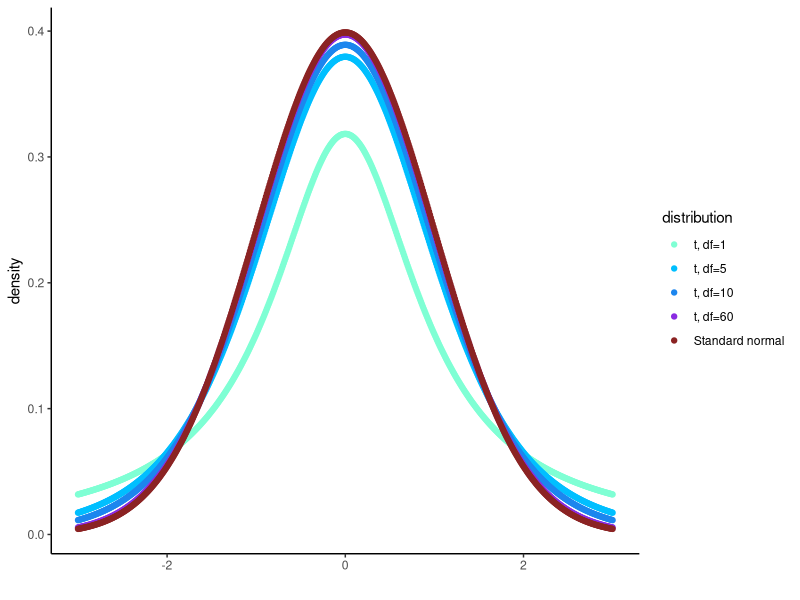
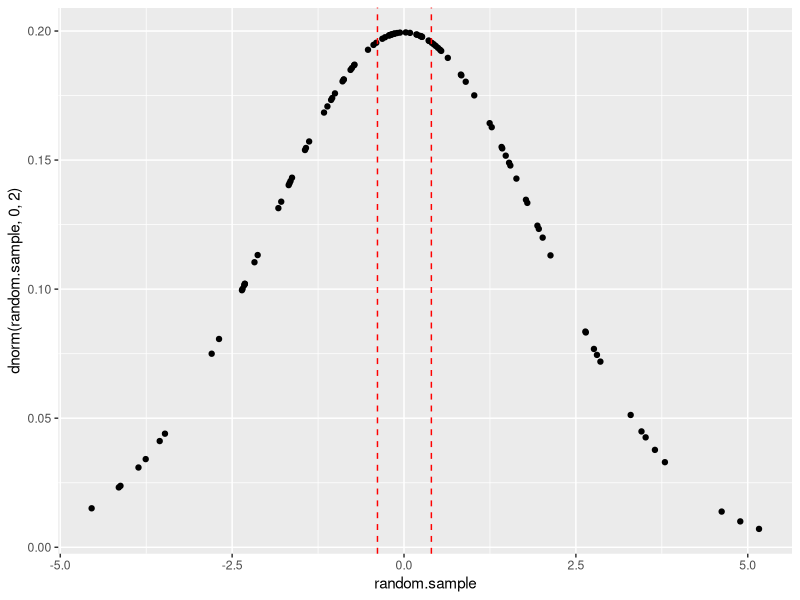
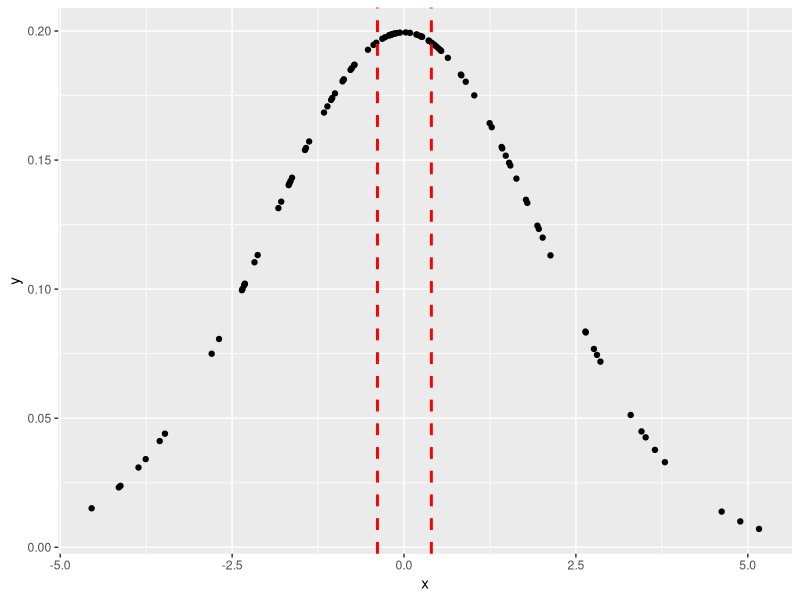
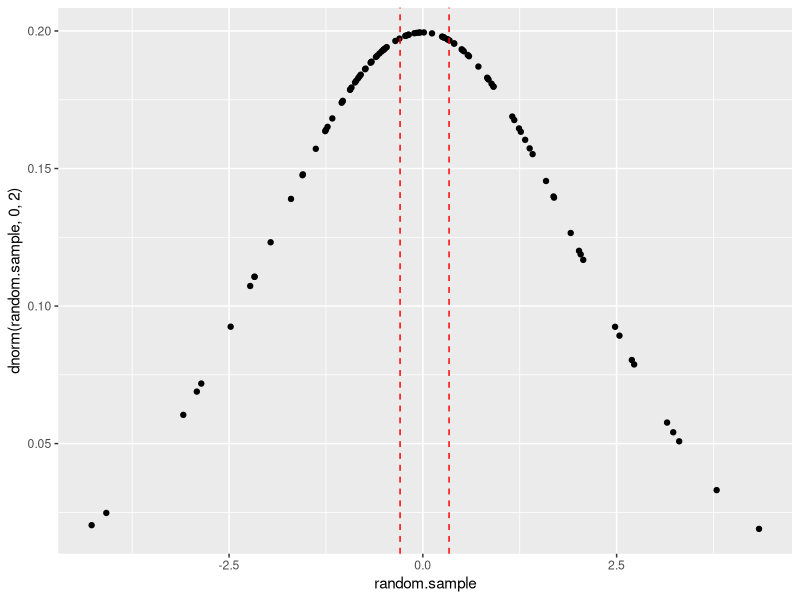
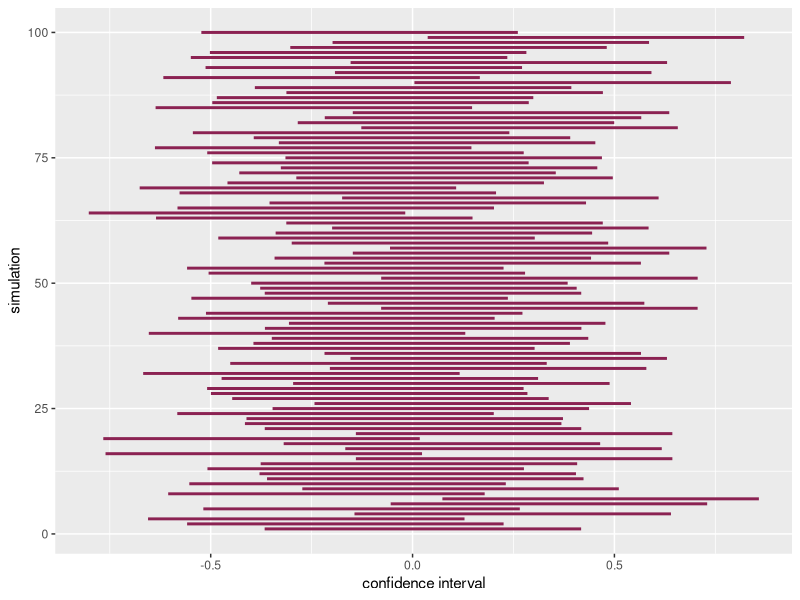

Write the R code that produced these figures, in order.
## ---- chunk 1
knitr::opts_chunk$set(echo = TRUE, comment = "#>", cache = FALSE)
library(tidyverse)
set.seed(100)
## ---- chunk 2
ggplot2::msleep
## ---- chunk 3
df <- msleep %>% drop_na()
df
## ---- chunk 4
df2 <- msleep %>% drop_na(sleep_rem)
df2
## ---- chunk 5
dist <- tibble(
  x = seq(-3, 3, by = 0.01),
  t_df_1 = dt(x, df = 1),
  t_df_5 = dt(x, df = 5),
  t_df_10 = dt(x, df = 10),
  t_df_60 = dt(x, df = 60),
  stdnorm = dnorm(x),
)

dist %>%
  gather(-x, key = "distribution", value = "density") %>%
  ggplot() +
  geom_point(aes(x, density, color = distribution)) +
  labs(x = "", y = "density") +
  scale_colour_manual(
    values = c("t_df_1" = "aquamarine1", "t_df_5" = "deepskyblue", "t_df_10" = "dodgerblue2", "t_df_60" = "blueviolet", "stdnorm" = "brown4"),
    breaks = c("t_df_1", "t_df_5", "t_df_10", "t_df_60", "stdnorm"),
    labels = c("t, df=1", "t, df=5", "t, df=10", "t, df=60", "Standard normal")
  ) +
  theme_classic()
## ---- chunk 6
# 隨機抽樣
random.sample = rnorm(n = 100, mean = 0, sd = 2)
# 樣本平均數
sample.mean <- mean(random.sample)
sample.mean
# 標準常態分配 2.5% 和 97.5% 的位置
z_0.025 <- qnorm(0.025, mean = 0, sd = 1)
z_0.975 <- qnorm(0.975, mean = 0, sd = 1)
round(c(z_0.025, z_0.975), 2)
const <- z_0.975
# 信賴區間
lower <- sample.mean - const * 2 / sqrt(100)
upper <- sample.mean + const * 2 / sqrt(100)
round(c(lower, upper), 4)
# 畫圖
## 法一
ggplot() +
  geom_point(aes(random.sample, dnorm(random.sample, 0, 2))) +
  geom_vline(xintercept = c(lower, upper),
             linetype = "dashed",
             color = "red")
## 法二
data <- tibble(x = random.sample, 
               y = dnorm(random.sample, 0, 2))

ggplot(data) +
  geom_point(aes(x, y)) +
  geom_vline(xintercept = c(lower, upper),
             linetype = "dashed",
             color = "red",
             size = 1)

## ---- chunk 7
# 隨機抽樣
random.sample = rnorm(n = 100, mean = 0, sd = 2)
# 樣本平均數
sample.mean <- mean(random.sample)
sample.mean
# S_n
S_n <- sqrt(sum((random.sample - sample.mean) ** 2) / (100 - 1))
S_n
# t 分配 2.5% 和 97.5% 的位置
t_0.025 <- qt(0.025, df = 100 - 1)
t_0.975 <- qt(0.975, df = 100 - 1)
round(c(t_0.025, t_0.975), 2)
const <- t_0.975
# 信賴區間
lower <- sample.mean - const * S_n / sqrt(100)
upper <- sample.mean + const * S_n / sqrt(100)
round(c(lower, upper), 2)
# 畫圖
## 法一
ggplot() +
  geom_point(aes(random.sample, dnorm(random.sample, 0, 2))) +
  geom_vline(xintercept = c(lower, upper),
             linetype = "dashed",
             color = "red")
## ---- chunk 8
# 模擬
simulate <- map(1:100, ~ tibble(r = rnorm(100, 0, 2)))
lower_upper <- simulate %>%
  map(~ tibble(lower = mean(.x$r) - qnorm(0.975, 0, 1) * 2 / sqrt(100),
               upper = mean(.x$r) - qnorm(0.025, 0, 1) * 2 / sqrt(100))) %>%
  bind_rows()

lower_upper

lower_upper %>% 
  mutate(row = row_number()) %>%
  ggplot() +
  geom_segment(aes(x = lower, y = row,
                   xend = upper, yend = row),
               color = "violetred4",
               size = 1) +
  labs(x = "confidence interval",
       y = "simulation")

confidence <- lower_upper %>% 
  mutate(cover = 
           case_when(lower > 0 | upper < 0 ~ 0, 
                     TRUE ~ 1)) %>%
  summarise(cover = sum(cover))

confidence
